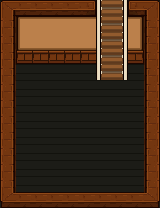

Rendered tile map (Tiled .tmx) drawn with the repository's tilesets; below, a short description and the full map source, tile grids included:
An orthogonal 10x13 tile map with 16x16 px tiles, 7 tile layers (Tile, Carpet, Wall, Wall_deco, ...), 3 tilesets and 2 objects (home_in, basement_enterance).

<map version="1.10" tiledversion="1.12.2" orientation="orthogonal" renderorder="right-down" width="10" height="13" tilewidth="16" tileheight="16" infinite="0" nextlayerid="10" nextobjectid="3">
 <tileset firstgid="1" source="fishHouse.tsx" />
 <tileset firstgid="257" source="UI_Component.tsx" />
 <tileset firstgid="513" source="home.tsx" />
 <layer id="1" name="Tile" width="10" height="13" locked="1">
  <data encoding="csv">
49,49,49,49,49,49,49,49,49,49,
49,49,49,49,49,49,49,49,49,49,
49,49,49,49,49,49,49,49,49,49,
49,49,49,49,49,49,49,49,49,49,
49,49,49,49,49,49,49,49,49,49,
49,49,49,49,49,49,49,49,49,49,
49,49,49,49,49,49,49,49,49,49,
49,49,49,49,49,49,49,49,49,49,
49,49,49,49,49,49,49,49,49,49,
49,49,49,49,49,49,49,49,49,49,
49,49,49,49,49,49,49,49,49,49,
49,49,49,49,49,49,49,49,49,49,
49,49,49,49,49,49,49,49,49,49
</data>
 </layer>
 <layer id="7" name="Carpet" width="10" height="13" locked="1">
  <data encoding="csv">
0,0,0,0,0,0,0,0,0,0,
0,0,0,0,0,0,0,0,0,0,
0,0,0,0,0,0,0,0,0,0,
0,0,0,0,0,0,0,0,0,0,
0,0,0,0,0,0,0,0,0,0,
0,0,0,0,0,0,0,0,0,0,
0,0,0,0,0,0,0,0,0,0,
0,0,0,0,0,0,0,0,0,0,
0,0,0,0,0,0,0,0,0,0,
0,0,0,0,0,0,0,0,0,0,
0,0,0,0,0,0,0,0,0,0,
0,0,0,0,0,0,0,0,0,0,
0,0,0,0,0,0,0,0,0,0
</data>
 </layer>
 <layer id="2" name="Wall" width="10" height="13" locked="1">
  <data encoding="csv">
369,370,370,370,370,354,0,0,353,371,
385,417,418,418,418,418,0,0,419,467,
385,433,434,434,434,434,0,0,435,467,
385,449,450,450,450,450,0,0,451,467,
385,0,0,0,0,0,0,0,0,467,
385,0,0,0,0,0,0,0,0,467,
385,0,0,0,0,0,0,0,0,467,
385,0,0,0,0,0,0,0,0,467,
385,0,0,0,0,0,0,0,0,467,
385,0,0,0,0,0,0,0,0,467,
385,0,0,0,0,0,0,0,0,467,
385,0,0,0,0,0,0,0,0,467,
481,482,482,482,482,482,482,482,482,483
</data>
 </layer>
 <layer id="8" name="Wall_deco" width="10" height="13" locked="1">
  <data encoding="csv">
0,0,0,0,0,0,0,0,0,0,
0,0,0,0,0,0,0,0,0,0,
0,0,0,0,0,0,0,0,0,0,
0,0,0,0,0,0,0,0,0,0,
0,0,0,0,0,0,0,0,0,0,
0,0,0,0,0,0,0,0,0,0,
0,0,0,0,0,0,0,0,0,0,
0,0,0,0,0,0,0,0,0,0,
0,0,0,0,0,0,0,0,0,0,
0,0,0,0,0,0,0,0,0,0,
0,0,0,0,0,0,0,0,0,0,
0,0,0,0,0,0,0,0,0,0,
0,0,0,0,0,0,0,0,0,0
</data>
 </layer>
 <layer id="9" name="Light" width="10" height="13" locked="1">
  <data encoding="csv">
0,0,0,0,0,0,0,0,0,0,
0,0,0,0,0,0,0,0,0,0,
0,0,0,0,0,0,0,0,0,0,
0,0,0,0,0,0,0,0,0,0,
0,0,0,0,0,0,0,0,0,0,
0,0,0,0,0,0,0,0,0,0,
0,0,0,0,0,0,0,0,0,0,
0,0,0,0,0,0,0,0,0,0,
0,0,0,0,0,0,0,0,0,0,
0,0,0,0,0,0,0,0,0,0,
0,0,0,0,0,0,0,0,0,0,
0,0,0,0,0,0,0,0,0,0,
0,0,0,0,0,0,0,0,0,0
</data>
 </layer>
 <layer id="6" name="Furniture" width="10" height="13" locked="1">
  <data encoding="csv">
0,0,0,0,0,0,0,0,0,0,
0,0,0,0,0,0,0,0,0,0,
0,0,0,0,0,0,0,0,0,0,
0,0,0,0,0,0,0,0,0,0,
0,0,0,0,0,0,0,0,0,0,
0,0,0,0,0,0,0,0,0,0,
0,0,0,0,0,0,0,0,0,0,
0,0,0,0,0,0,0,0,0,0,
0,0,0,0,0,0,0,0,0,0,
0,0,0,0,0,0,0,0,0,0,
0,0,0,0,0,0,0,0,0,0,
0,0,0,0,0,0,0,0,0,0,
0,0,0,0,0,0,0,0,0,0
</data>
 </layer>
 <layer id="3" name="Stair" width="10" height="13" locked="1">
  <data encoding="csv">
0,0,0,0,0,0,583,584,0,0,
0,0,0,0,0,0,583,584,0,0,
0,0,0,0,0,0,583,584,0,0,
0,0,0,0,0,0,583,584,0,0,
0,0,0,0,0,0,583,584,0,0,
0,0,0,0,0,0,0,0,0,0,
0,0,0,0,0,0,0,0,0,0,
0,0,0,0,0,0,0,0,0,0,
0,0,0,0,0,0,0,0,0,0,
0,0,0,0,0,0,0,0,0,0,
0,0,0,0,0,0,0,0,0,0,
0,0,0,0,0,0,0,0,0,0,
0,0,0,0,0,0,0,0,0,0
</data>
 </layer>
 <objectgroup id="4" name="Warp" visible="0" locked="1">
  <object id="1" name="home_in" x="96" y="0" width="32" height="48">
   <properties>
    <property name="target_map" value="home_interior" />
    <property name="target_spawn" value="basement_exit" />
   </properties>
  </object>
 </objectgroup>
 <objectgroup id="5" name="Spawn" visible="0" locked="1">
  <object id="2" name="basement_enterance" x="96" y="0" width="32" height="16" />
 </objectgroup>
</map>
